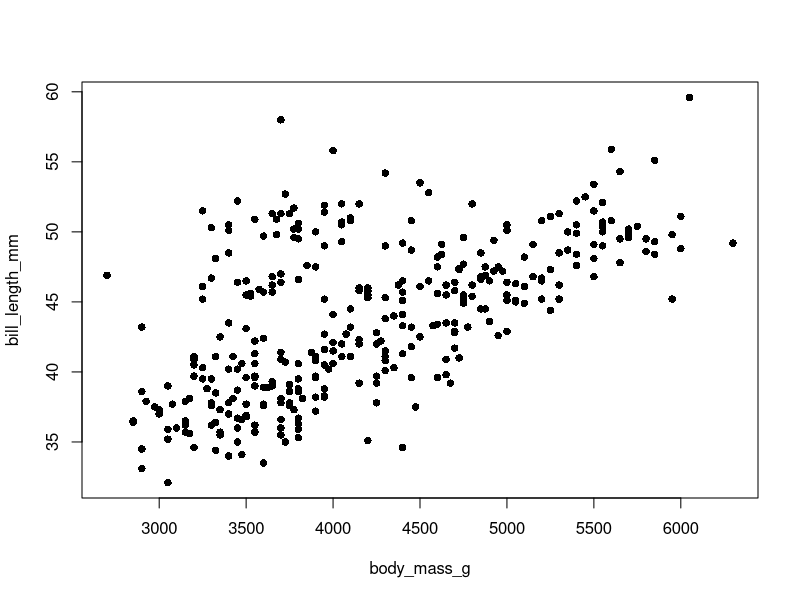

This figure's R source:
## ---- chunk 1
knitr::opts_chunk$set(echo = TRUE)
knitr::opts_chunk$set(warning = FALSE)
knitr::opts_chunk$set(message = FALSE)
options(knitr.duplicate.label = TRUE)
## ---- chunk 2
# Create a vector of numbers:
num_vec  = c(1, 4, 8, 9, 13)

# Create a vector of characters:
char_vec = c("a", "fish", "data is cool")
## ---- chunk 3
# Typing the name of the vector into the console prints the contents
num_vec

# The print() function accomplishes the same task:
print(char_vec)
## ---- chunk 4
  #Build a data fram from scratch:
dat_1 = data.frame(
  letters = c("b", "w", "B"),
  numbers_1 = c(34, 6, 123454))

# I can print the contents by typing the name of the data frame
dat_1

#subset a column by name 
## ---- chunk 5
# load the penguins package: 
require(palmerpenguins)

#using formula notation:
# i can use the pch argument to change the cymbol
plot(bill_length_mm ~ body_mass_g,
     data = penguins,
     pch= 16)
